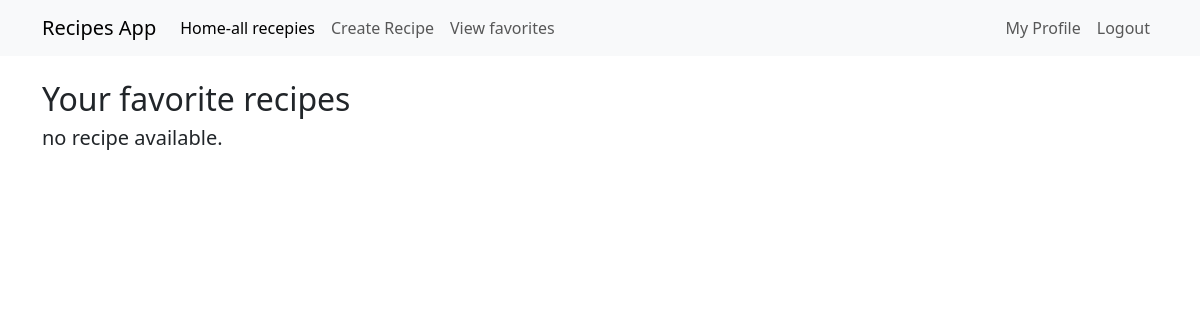
The page /favorites/ (signed in) on the database as committed earlier.
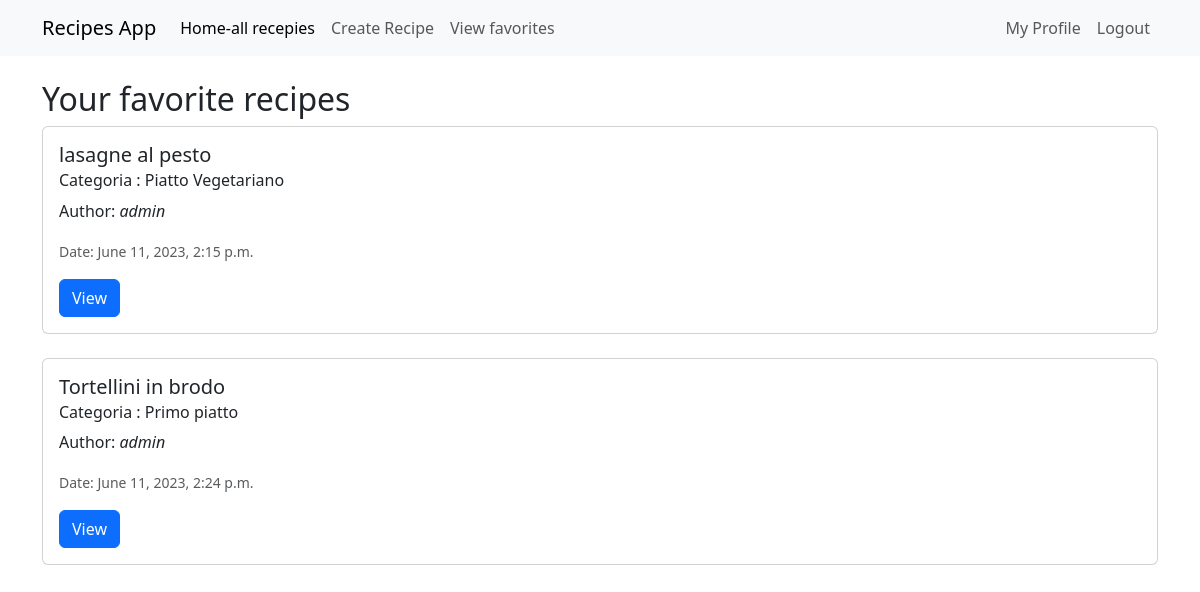
The same page on the database as committed later.
### recipes/models.py (models this page shows, shortened)
class Recipe(models.Model):
    title = models.CharField(max_length=100)
    description = models.TextField()
    category = models.ForeignKey('categories.Category', on_delete=models.CASCADE, null=True)
    created_at = models.DateTimeField(auto_now_add=True)
    author = models.ForeignKey(User, on_delete=models.CASCADE)
    favorite = models.ManyToManyField(User, related_name='favorite', blank=True)

### categories/models.py (models this page shows)
class Category(models.Model):
    description = models.TextField(max_length=200)
    def __str__(self):
        return self.description

### recipes/views.py (the view)
# urls.py: path('favorites/',views.FavoritesView, name='recipes-favorites-views'),
@login_required
def FavoritesView(request):
    favorite_recipe = request.user.favorite.all()
    return render(request, 'recipes/favorites.html', {'recipes': favorite_recipe})

### recipes/templates/recipes/favorites.html
{% extends 'recipes/base.html' %}
{% block content %}
<h2 class="mt-4">Your favorite recipes</h2>
{% for recipe in recipes %}
    <div class="card">
        <div class="card-body">
            <h5 class="card-title">{{ recipe.title }}</h5>
            <h6 class="card-subtitle mb-2">Categoria : {{recipe.category}}</h6>
            <p class="card-text">Author: <span class="fst-italic">{{ recipe.author }}</span></p>
            <p class="card-text"><small class="text-muted">Date: {{ recipe.created_at }}</small></p>
            <a href="{% url 'recipes-detail' recipe.id %}" class="btn btn-primary">View</a>
        </div>
    </div>
    <br>
{% empty %}
    <h5>no recipe available.</h5>
{% endfor %}
{% endblock content %}}

### recipes/templates/recipes/base.html (shortened to what this page needs)
<!DOCTYPE html>
<html lang="en">
<head>
    <link href="https://cdn.jsdelivr.net/npm/bootstrap@5.3.0-alpha3/dist/css/bootstrap.min.css"
    rel="stylesheet"
>
</head>
<body>
    <nav class="navbar navbar-expand-lg navbar-light bg-light">
      <div class="container">
        <a class="navbar-brand" href="{% url 'recipes-home' %}">Recipes App</a>
        <div class="collapse navbar-collapse" id="navbarSupportedContent">
          <ul class="navbar-nav me-auto mb-2 mb-lg-0">
            <li class="nav-item">
              <a class="nav-link active" aria-current="page" href="{% url 'recipes-home' %}">Home-all recepies</a>
            </li>
            <li class="nav-item">
              <a class="nav-link" href="{% url 'recipes-create' %}">Create Recipe</a>
            </li>
           {% if user.is_authenticated %}
           <li class="nav-item">
                <a class="nav-link" href="{% url 'recipes-favorites-views' %}">View favorites </a>
            </li>
           {% endif %}
          </ul>
          <div class="navbar-nav">
                {% if user.is_authenticated %}
                    <a class="nav-item nav-link" href="{%  url 'user-profile'%}">My Profile</a>
                    <a class="nav-item nav-link" href="{%  url 'user-logout'%}">Logout</a>
                {% else %}
                    <a class="nav-item nav-link" href="{%  url 'user-login'%}" >Login</a>
                    <a class="nav-item nav-link" href="{%  url 'user-register'%}" >Sign Up</a>
                {% endif %}
          </div>
        </div>
      </div>
    </nav>
    <div class="container">
       {% block content %}{% endblock content %}
    </div>
</body>
</html>

Rows that differ between the two databases and show on the page:
added Recipe: title "lasagne al pesto", category "Piatto Vegetariano", author "admin", created_at "June 11, 2023, 2:15 p.m."
added Recipe: title "Tortellini in brodo", category "Primo piatto", author "admin", created_at "June 11, 2023, 2:24 p.m."
Other text that changed with them:
text no longer shown: "no recipe available."
